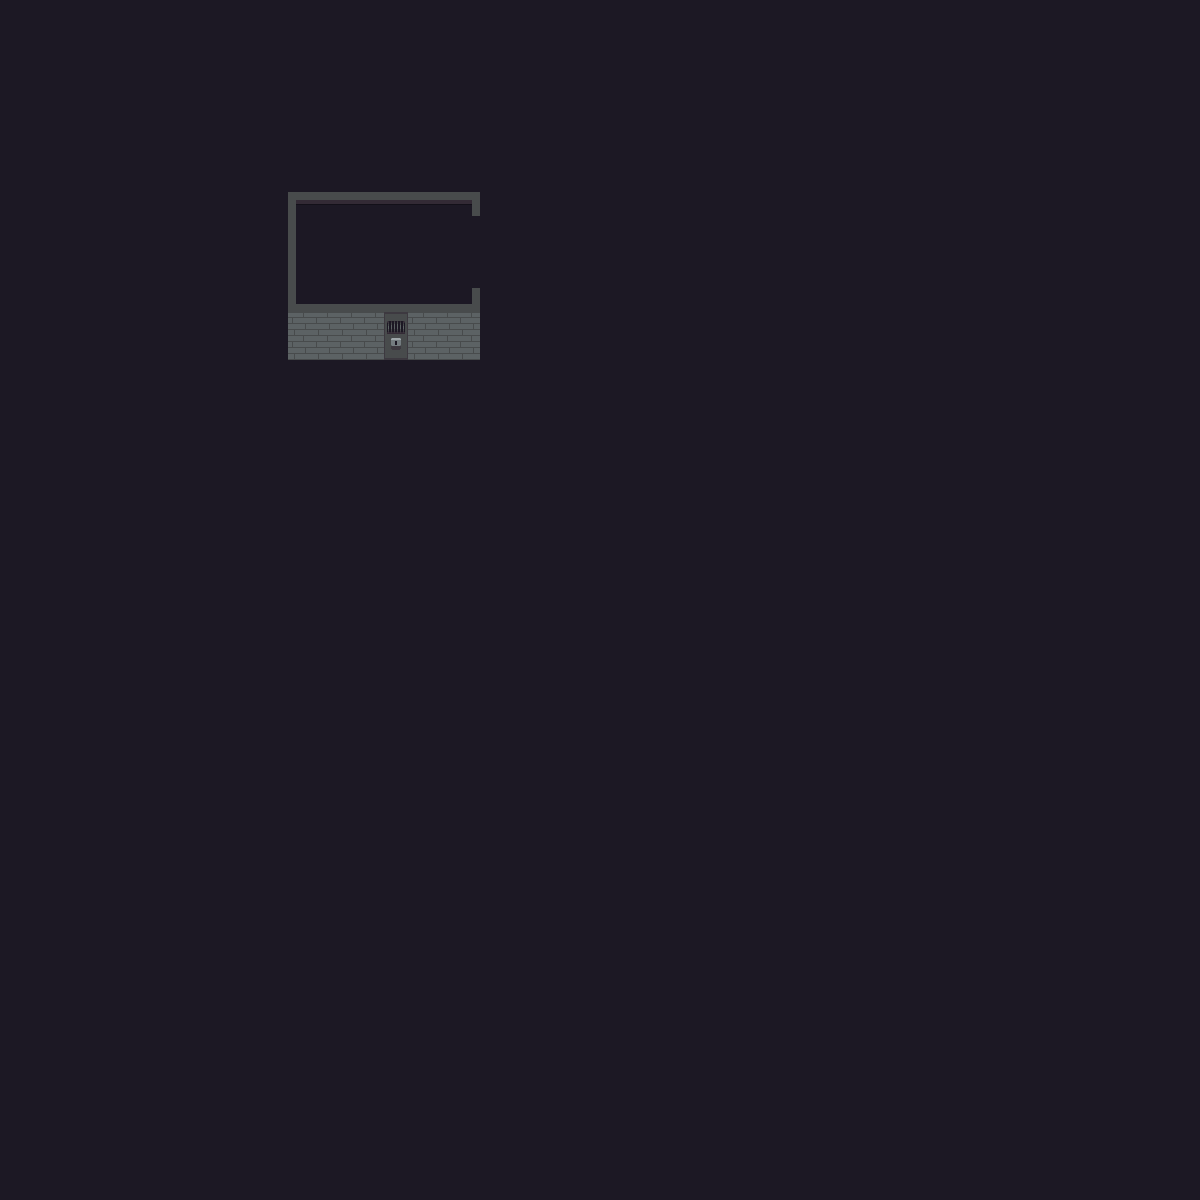

This game map was drawn from its Tiled (.tmx) file and the tilesets committed beside it. A one-line description and the full map source follow:
An orthogonal 50x50 tile map with 24x24 px tiles, 1 tile layer (Tile Layer 1).

<map version="1.0" orientation="orthogonal" renderorder="right-down" width="50" height="50" tilewidth="24" tileheight="24" nextobjectid="1">
 <tileset firstgid="1" name="tileset" tilewidth="24" tileheight="24" tilecount="1024" columns="32">
  <image source="tileset.png" width="768" height="768" />
 </tileset>
 <layer name="Tile Layer 1" width="50" height="50">
  <data encoding="csv">
47,47,47,47,47,47,47,47,47,47,47,47,47,47,47,47,47,47,47,47,47,47,47,47,47,47,47,47,47,47,47,47,47,47,47,47,47,47,47,47,47,47,47,47,47,47,47,47,47,47,
47,47,47,47,47,47,47,47,47,47,47,47,47,47,47,47,47,47,47,47,47,47,47,47,47,47,47,47,47,47,47,47,47,47,47,47,47,47,47,47,47,47,47,47,47,47,47,47,47,47,
47,47,47,47,47,47,47,47,47,47,47,47,47,47,47,47,47,47,47,47,47,47,47,47,47,47,47,47,47,47,47,47,47,47,47,47,47,47,47,47,47,47,47,47,47,47,47,47,47,47,
47,47,47,47,47,47,47,47,47,47,47,47,47,47,47,47,47,47,47,47,47,47,47,47,47,47,47,47,47,47,47,47,47,47,47,47,47,47,47,47,47,47,47,47,47,47,47,47,47,47,
47,47,47,47,47,47,47,47,47,47,47,47,47,47,47,47,47,47,47,47,47,47,47,47,47,47,47,47,47,47,47,47,47,47,47,47,47,47,47,47,47,47,47,47,47,47,47,47,47,47,
47,47,47,47,47,47,47,47,47,47,47,47,47,47,47,47,47,47,47,47,47,47,47,47,47,47,47,47,47,47,47,47,47,47,47,47,47,47,47,47,47,47,47,47,47,47,47,47,47,47,
47,47,47,47,47,47,47,47,47,47,47,47,47,47,47,47,47,47,47,47,47,47,47,47,47,47,47,47,47,47,47,47,47,47,47,47,47,47,47,47,47,47,47,47,47,47,47,47,47,47,
47,47,47,47,47,47,47,47,47,47,47,47,47,47,47,47,47,47,47,47,47,47,47,47,47,47,47,47,47,47,47,47,47,47,47,47,47,47,47,47,47,47,47,47,47,47,47,47,47,47,
47,47,47,47,47,47,47,47,47,47,47,47,9,10,10,10,10,10,10,11,47,47,47,47,47,47,47,47,47,47,47,47,47,47,47,47,47,47,47,47,47,47,47,47,47,47,47,47,47,47,
47,47,47,47,47,47,47,47,47,47,47,47,14,47,47,47,47,47,47,175,47,47,47,47,47,47,47,47,47,47,47,47,47,47,47,47,47,47,47,47,47,47,47,47,47,47,47,47,47,47,
47,47,47,47,47,47,47,47,47,47,47,47,14,47,47,47,47,47,47,175,47,47,47,47,47,47,47,47,47,47,47,47,47,47,47,47,47,47,47,47,47,47,47,47,47,47,47,47,47,47,
47,47,47,47,47,47,47,47,47,47,47,47,14,47,47,47,47,47,47,175,47,47,47,47,47,47,47,47,47,47,47,47,47,47,47,47,47,47,47,47,47,47,47,47,47,47,47,47,47,47,
47,47,47,47,47,47,47,47,47,47,47,47,15,20,20,20,20,20,20,16,47,47,47,47,47,47,47,47,47,47,47,47,47,47,47,47,47,47,47,47,47,47,47,47,47,47,47,47,47,47,
47,47,47,47,47,47,47,47,47,47,47,47,22,22,22,22,23,22,22,22,47,47,47,47,47,47,47,47,47,47,47,47,47,47,47,47,47,47,47,47,47,47,47,47,47,47,47,47,47,47,
47,47,47,47,47,47,47,47,47,47,47,47,54,54,54,54,55,54,54,54,47,47,47,47,47,47,47,47,47,47,47,47,47,47,47,47,47,47,47,47,47,47,47,47,47,47,47,47,47,47,
47,47,47,47,47,47,47,47,47,47,47,47,47,47,47,47,47,47,47,47,47,47,47,47,47,47,47,47,47,47,47,47,47,47,47,47,47,47,47,47,47,47,47,47,47,47,47,47,47,47,
47,47,47,47,47,47,47,47,47,47,47,47,47,47,47,47,47,47,47,47,47,47,47,47,47,47,47,47,47,47,47,47,47,47,47,47,47,47,47,47,47,47,47,47,47,47,47,47,47,47,
47,47,47,47,47,47,47,47,47,47,47,47,47,47,47,47,47,47,47,47,47,47,47,47,47,47,47,47,47,47,47,47,47,47,47,47,47,47,47,47,47,47,47,47,47,47,47,47,47,47,
47,47,47,47,47,47,47,47,47,47,47,47,47,47,47,47,47,47,47,47,47,47,47,47,47,47,47,47,47,47,47,47,47,47,47,47,47,47,47,47,47,47,47,47,47,47,47,47,47,47,
47,47,47,47,47,47,47,47,47,47,47,47,47,47,47,47,47,47,47,47,47,47,47,47,47,47,47,47,47,47,47,47,47,47,47,47,47,47,47,47,47,47,47,47,47,47,47,47,47,47,
47,47,47,47,47,47,47,47,47,47,47,47,47,47,47,47,47,47,47,47,47,47,47,47,47,47,47,47,47,47,47,47,47,47,47,47,47,47,47,47,47,47,47,47,47,47,47,47,47,47,
47,47,47,47,47,47,47,47,47,47,47,47,47,47,47,47,47,47,47,47,47,47,47,47,47,47,47,47,47,47,47,47,47,47,47,47,47,47,47,47,47,47,47,47,47,47,47,47,47,47,
47,47,47,47,47,47,47,47,47,47,47,47,47,47,47,47,47,47,47,47,47,47,47,47,47,47,47,47,47,47,47,47,47,47,47,47,47,47,47,47,47,47,47,47,47,47,47,47,47,47,
47,47,47,47,47,47,47,47,47,47,47,47,47,47,47,47,47,47,47,47,47,47,47,47,47,47,47,47,47,47,47,47,47,47,47,47,47,47,47,47,47,47,47,47,47,47,47,47,47,47,
47,47,47,47,47,47,47,47,47,47,47,47,47,47,47,47,47,47,47,47,47,47,47,47,47,47,47,47,47,47,47,47,47,47,47,47,47,47,47,47,47,47,47,47,47,47,47,47,47,47,
47,47,47,47,47,47,47,47,47,47,47,47,47,47,47,47,47,47,47,47,47,47,47,47,47,47,47,47,47,47,47,47,47,47,47,47,47,47,47,47,47,47,47,47,47,47,47,47,47,47,
47,47,47,47,47,47,47,47,47,47,47,47,47,47,47,47,47,47,47,47,47,47,47,47,47,47,47,47,47,47,47,47,47,47,47,47,47,47,47,47,47,47,47,47,47,47,47,47,47,47,
47,47,47,47,47,47,47,47,47,47,47,47,47,47,47,47,47,47,47,47,47,47,47,47,47,47,47,47,47,47,47,47,47,47,47,47,47,47,47,47,47,47,47,47,47,47,47,47,47,47,
47,47,47,47,47,47,47,47,47,47,47,47,47,47,47,47,47,47,47,47,47,47,47,47,47,47,47,47,47,47,47,47,47,47,47,47,47,47,47,47,47,47,47,47,47,47,47,47,47,47,
47,47,47,47,47,47,47,47,47,47,47,47,47,47,47,47,47,47,47,47,47,47,47,47,47,47,47,47,47,47,47,47,47,47,47,47,47,47,47,47,47,47,47,47,47,47,47,47,47,47,
47,47,47,47,47,47,47,47,47,47,47,47,47,47,47,47,47,47,47,47,47,47,47,47,47,47,47,47,47,47,47,47,47,47,47,47,47,47,47,47,47,47,47,47,47,47,47,47,47,47,
47,47,47,47,47,47,47,47,47,47,47,47,47,47,47,47,47,47,47,47,47,47,47,47,47,47,47,47,47,47,47,47,47,47,47,47,47,47,47,47,47,47,47,47,47,47,47,47,47,47,
47,47,47,47,47,47,47,47,47,47,47,47,47,47,47,47,47,47,47,47,47,47,47,47,47,47,47,47,47,47,47,47,47,47,47,47,47,47,47,47,47,47,47,47,47,47,47,47,47,47,
47,47,47,47,47,47,47,47,47,47,47,47,47,47,47,47,47,47,47,47,47,47,47,47,47,47,47,47,47,47,47,47,47,47,47,47,47,47,47,47,47,47,47,47,47,47,47,47,47,47,
47,47,47,47,47,47,47,47,47,47,47,47,47,47,47,47,47,47,47,47,47,47,47,47,47,47,47,47,47,47,47,47,47,47,47,47,47,47,47,47,47,47,47,47,47,47,47,47,47,47,
47,47,47,47,47,47,47,47,47,47,47,47,47,47,47,47,47,47,47,47,47,47,47,47,47,47,47,47,47,47,47,47,47,47,47,47,47,47,47,47,47,47,47,47,47,47,47,47,47,47,
47,47,47,47,47,47,47,47,47,47,47,47,47,47,47,47,47,47,47,47,47,47,47,47,47,47,47,47,47,47,47,47,47,47,47,47,47,47,47,47,47,47,47,47,47,47,47,47,47,47,
47,47,47,47,47,47,47,47,47,47,47,47,47,47,47,47,47,47,47,47,47,47,47,47,47,47,47,47,47,47,47,47,47,47,47,47,47,47,47,47,47,47,47,47,47,47,47,47,47,47,
47,47,47,47,47,47,47,47,47,47,47,47,47,47,47,47,47,47,47,47,47,47,47,47,47,47,47,47,47,47,47,47,47,47,47,47,47,47,47,47,47,47,47,47,47,47,47,47,47,47,
47,47,47,47,47,47,47,47,47,47,47,47,47,47,47,47,47,47,47,47,47,47,47,47,47,47,47,47,47,47,47,47,47,47,47,47,47,47,47,47,47,47,47,47,47,47,47,47,47,47,
47,47,47,47,47,47,47,47,47,47,47,47,47,47,47,47,47,47,47,47,47,47,47,47,47,47,47,47,47,47,47,47,47,47,47,47,47,47,47,47,47,47,47,47,47,47,47,47,47,47,
47,47,47,47,47,47,47,47,47,47,47,47,47,47,47,47,47,47,47,47,47,47,47,47,47,47,47,47,47,47,47,47,47,47,47,47,47,47,47,47,47,47,47,47,47,47,47,47,47,47,
47,47,47,47,47,47,47,47,47,47,47,47,47,47,47,47,47,47,47,47,47,47,47,47,47,47,47,47,47,47,47,47,47,47,47,47,47,47,47,47,47,47,47,47,47,47,47,47,47,47,
47,47,47,47,47,47,47,47,47,47,47,47,47,47,47,47,47,47,47,47,47,47,47,47,47,47,47,47,47,47,47,47,47,47,47,47,47,47,47,47,47,47,47,47,47,47,47,47,47,47,
47,47,47,47,47,47,47,47,47,47,47,47,47,47,47,47,47,47,47,47,47,47,47,47,47,47,47,47,47,47,47,47,47,47,47,47,47,47,47,47,47,47,47,47,47,47,47,47,47,47,
47,47,47,47,47,47,47,47,47,47,47,47,47,47,47,47,47,47,47,47,47,47,47,47,47,47,47,47,47,47,47,47,47,47,47,47,47,47,47,47,47,47,47,47,47,47,47,47,47,47,
47,47,47,47,47,47,47,47,47,47,47,47,47,47,47,47,47,47,47,47,47,47,47,47,47,47,47,47,47,47,47,47,47,47,47,47,47,47,47,47,47,47,47,47,47,47,47,47,47,47,
47,47,47,47,47,47,47,47,47,47,47,47,47,47,47,47,47,47,47,47,47,47,47,47,47,47,47,47,47,47,47,47,47,47,47,47,47,47,47,47,47,47,47,47,47,47,47,47,47,47,
47,47,47,47,47,47,47,47,47,47,47,47,47,47,47,47,47,47,47,47,47,47,47,47,47,47,47,47,47,47,47,47,47,47,47,47,47,47,47,47,47,47,47,47,47,47,47,47,47,47,
47,47,47,47,47,47,47,47,47,47,47,47,47,47,47,47,47,47,47,47,47,47,47,47,47,47,47,47,47,47,47,47,47,47,47,47,47,47,47,47,47,47,47,47,47,47,47,47,47,47
</data>
 </layer>
</map>
